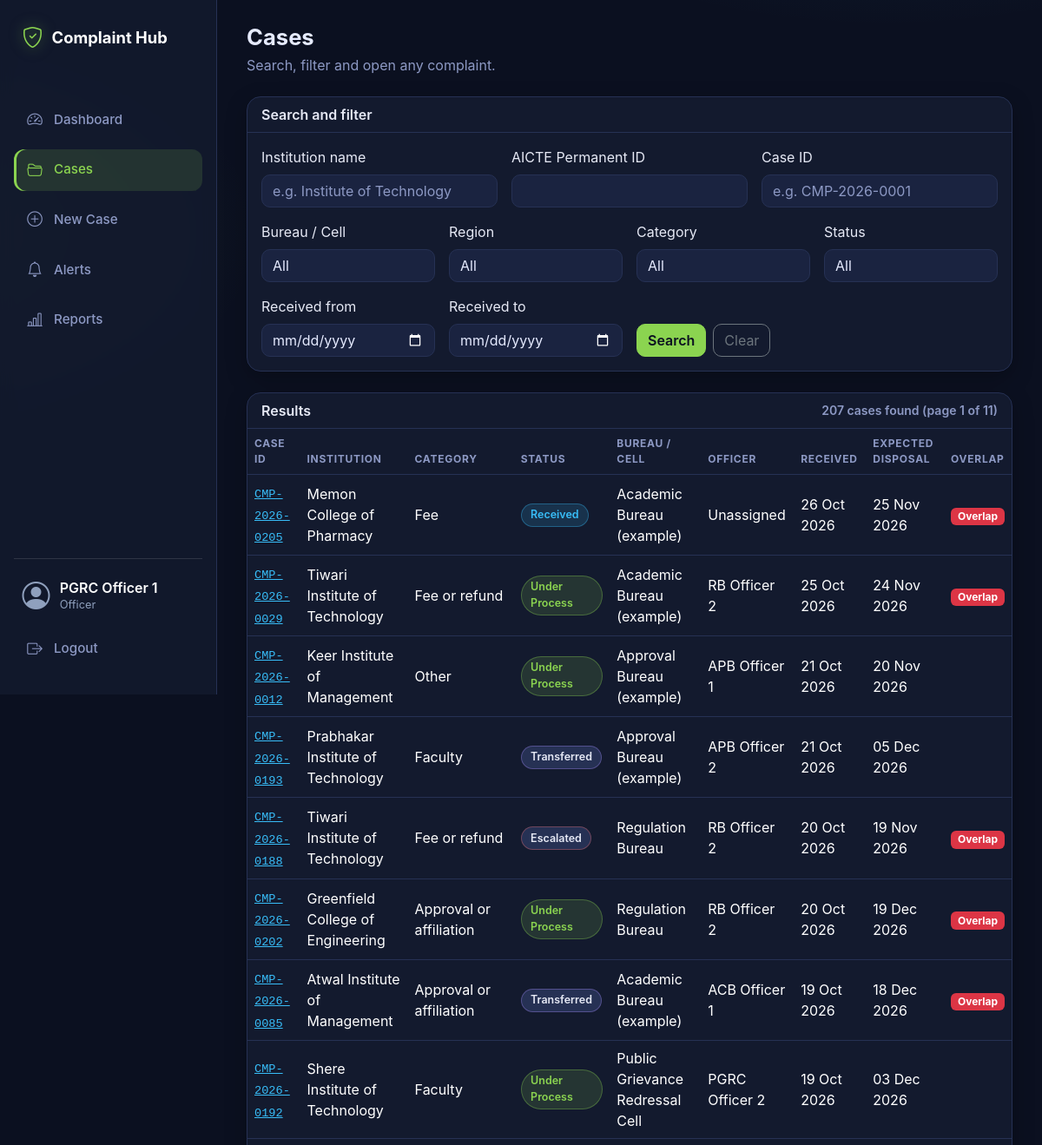
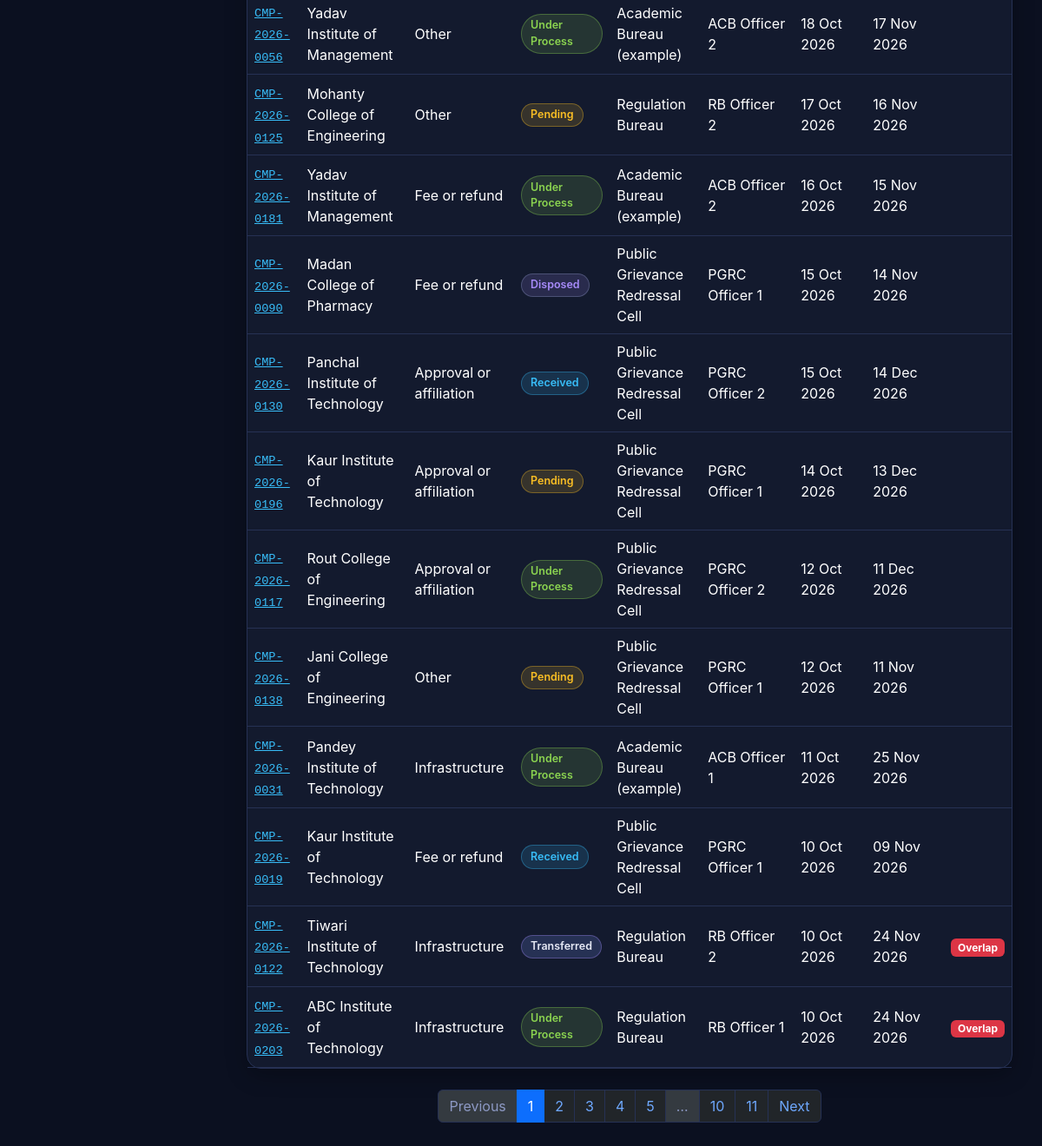
Page /cases (signed in) on the committed database (2 pictures, top to bottom).
### models.py (models this page shows)
class User(UserMixin, db.Model):
    __tablename__ = "users"
    id = db.Column(db.Integer, primary_key=True)
    name = db.Column(db.String(100), nullable=False)
    email = db.Column(db.String(120), unique=True, nullable=False)
    password_hash = db.Column(db.String(255), nullable=False)
    role = db.Column(db.String(30), nullable=False)  # admin, officer, regional, senior
    bureau_id = db.Column(db.Integer, db.ForeignKey("bureaus.id"))
    region = db.Column(db.String(50))
    bureau = db.relationship("Bureau")

class Case(db.Model):
    __tablename__ = "cases"
    id = db.Column(db.String(30), primary_key=True)  # e.g. CMP-2026-0001
    institution_id = db.Column(db.String(20), db.ForeignKey("institutions.id"), nullable=False)
    category = db.Column(db.String(60))
    description = db.Column(db.Text)
    received_on = db.Column(db.Date)
    status = db.Column(db.String(30), default="Received")
    current_bureau_id = db.Column(db.Integer, db.ForeignKey("bureaus.id"))
    assigned_officer_id = db.Column(db.Integer, db.ForeignKey("users.id"))
    last_action_summary = db.Column(db.String(200))
    last_action_on = db.Column(db.DateTime)
    next_action_required = db.Column(db.String(200))
    expected_disposal_on = db.Column(db.Date)
    is_escalated = db.Column(db.Boolean, default=False)
    overlap_flag = db.Column(db.Boolean, default=False)
    current_bureau = db.relationship("Bureau")
    officer = db.relationship("User")
    actions = db.relationship("CaseAction", backref="case", order_by="CaseAction.performed_at")

class Institution(db.Model):
    __tablename__ = "institutions"
    id = db.Column(db.String(20), primary_key=True)  # AICTE Permanent ID
    name = db.Column(db.String(200), nullable=False)
    city = db.Column(db.String(100))
    state = db.Column(db.String(100))
    region = db.Column(db.String(50))
    cases = db.relationship("Case", backref="institution")

class Bureau(db.Model):
    __tablename__ = "bureaus"
    id = db.Column(db.Integer, primary_key=True)
    code = db.Column(db.String(20), unique=True, nullable=False)
    name = db.Column(db.String(120), nullable=False)

### app.py (the view)
@app.route("/cases")
def cases():
    f = {
        "institution": request.args.get("institution", "").strip(),
        "institution_id": request.args.get("institution_id", "").strip(),
        "case_id": request.args.get("case_id", "").strip(),
        "bureau": request.args.get("bureau", "").strip(),
        "region": request.args.get("region", "").strip(),
        "category": request.args.get("category", "").strip(),
        "status": request.args.get("status", "").strip(),
        "date_from": request.args.get("date_from", "").strip(),
        "date_to": request.args.get("date_to", "").strip(),
    }
    page = request.args.get("page", 1, type=int)
    query = Case.query.join(Institution)
    if f["institution"]:
        query = query.filter(Institution.name.ilike(f"%{f['institution']}%"))
    if f["institution_id"]:
        query = query.filter(Institution.id.ilike(f"%{f['institution_id']}%"))
    if f["case_id"]:
        query = query.filter(Case.id.ilike(f"%{f['case_id']}%"))
    if f["bureau"].isdigit():
        query = query.filter(Case.current_bureau_id == int(f["bureau"]))
    if f["region"]:
        query = query.filter(Institution.region == f["region"])
    if f["category"]:
        query = query.filter(Case.category == f["category"])
    if f["status"]:
        query = query.filter(Case.status == f["status"])
    date_from = parse_date(f["date_from"])
    date_to = parse_date(f["date_to"])
    if date_from:
        query = query.filter(Case.received_on >= date_from)
    if date_to:
        query = query.filter(Case.received_on <= date_to)
    pagination = query.order_by(Case.received_on.desc(), Case.id).paginate(
        page=page, per_page=20, error_out=False
    )
    bureaus = Bureau.query.order_by(Bureau.name).all()
    regions = [
        row[0]
        for row in db.session.query(Institution.region)
        .filter(Institution.region.isnot(None))
        .distinct()
        .order_by(Institution.region)
    ]
    categories = [
        row[0]
        for row in db.session.query(Case.category)
        .filter(Case.category.isnot(None))
        .distinct()
        .order_by(Case.category)
    ]
    statuses = [
        row[0]
        for row in db.session.query(Case.status)
        .filter(Case.status.isnot(None))
        .distinct()
        .order_by(Case.status)
    ]
    active_filters = {key: value for key, value in f.items() if value}
    return render_template(
        "cases.html",
        pagination=pagination,
        f=f,
        active_filters=active_filters,
        bureaus=bureaus,
        regions=regions,
        categories=categories,
        statuses=statuses,
    )

### templates/cases.html (shortened to what this page needs)
{% extends "base.html" %}
{% block content %}
<div class="mb-4">
    <h1 class="page-title">Cases</h1>
    <p class="page-sub">Search, filter and open any complaint.</p>
</div>
<form method="GET" action="/cases" class="card mb-4">
    <div class="card-header">Search and filter</div>
    <div class="card-body">
        <div class="row g-3">
            <div class="col-md-4">
                <label class="form-label" for="institution">Institution name</label>
                <input type="text" class="form-control" id="institution" name="institution"
                       value="{{ f.institution }}" placeholder="e.g. Institute of Technology">
            </div>
            <div class="col-md-4">
                <label class="form-label" for="institution_id">AICTE Permanent ID</label>
                <input type="text" class="form-control" id="institution_id" name="institution_id"
                       value="{{ f.institution_id }}">
            </div>
            <div class="col-md-4">
                <label class="form-label" for="case_id">Case ID</label>
                <input type="text" class="form-control" id="case_id" name="case_id"
                       value="{{ f.case_id }}" placeholder="e.g. CMP-2026-0001">
            </div>
            <div class="col-md-3">
                <label class="form-label" for="bureau">Bureau / Cell</label>
                <select class="form-select" id="bureau" name="bureau">
                    <option value="">All</option>
                </select>
            </div>
            <div class="col-md-3">
                <label class="form-label" for="region">Region</label>
                <select class="form-select" id="region" name="region">
                    <option value="">All</option>
                </select>
            </div>
            <div class="col-md-3">
                <label class="form-label" for="category">Category</label>
                <select class="form-select" id="category" name="category">
                    <option value="">All</option>
                </select>
            </div>
            <div class="col-md-3">
                <label class="form-label" for="status">Status</label>
                <select class="form-select" id="status" name="status">
                    <option value="">All</option>
                </select>
            </div>
            <div class="col-md-3">
                <label class="form-label" for="date_from">Received from</label>
                <input type="date" class="form-control" id="date_from" name="date_from" value="{{ f.date_from }}">
            </div>
            <div class="col-md-3">
                <label class="form-label" for="date_to">Received to</label>
                <input type="date" class="form-control" id="date_to" name="date_to" value="{{ f.date_to }}">
            </div>
            <div class="col-md-6 d-flex align-items-end gap-2">
                <button type="submit" class="btn btn-primary">Search</button>
                <a href="/cases" class="btn btn-outline-secondary">Clear</a>
            </div>
        </div>
    </div>
</form>
<div class="card mb-4">
    <div class="card-header d-flex justify-content-between align-items-center flex-wrap gap-2">
        <span>Results</span>
        <span class="text-muted small">
            {{ pagination.total }} case{{ '' if pagination.total == 1 else 's' }} found
            {% if pagination.total > 0 %}
                (page {{ pagination.page }} of {{ pagination.pages }})
            {% endif %}
        </span>
    </div>
    <div class="table-responsive">
        <table class="table table-hover align-middle mb-0">
            <thead>
                <tr>
                    <th>Case ID</th>
                    <th>Institution</th>
                    <th>Category</th>
                    <th>Status</th>
                    <th>Bureau / Cell</th>
                    <th>Officer</th>
                    <th>Received</th>
                    <th>Expected disposal</th>
                    <th>Overlap</th>
                </tr>
            </thead>
            <tbody>
                {% for c in pagination.items %}
                <tr>
                    <td><a href="/cases/{{ c.id }}" class="mono">{{ c.id }}</a></td>
                    <td>{{ c.institution.name }}</td>
                    <td>{{ c.category or '-' }}</td>
                    <td>{% if c.status %}<span class="badge-status status-{{ c.status|lower|replace(' ', '-') }}">{{ c.status }}</span>{% else %}-{% endif %}</td>
                    <td>{{ c.current_bureau.name if c.current_bureau else '-' }}</td>
                    <td>{{ c.officer.name if c.officer else 'Unassigned' }}</td>
                    <td>{{ c.received_on.strftime('%d %b %Y') if c.received_on else '-' }}</td>
                    <td>{{ c.expected_disposal_on.strftime('%d %b %Y') if c.expected_disposal_on else '-' }}</td>
                    <td>
                        {% if c.overlap_flag %}
                        <span class="badge bg-danger">Overlap</span>
                        {% endif %}
                    </td>
                </tr>
                {% else %}
                <tr>
                    <td colspan="9" class="text-center text-muted py-4">No cases match your search.</td>
                </tr>
                {% endfor %}
            </tbody>
        </table>
    </div>
</div>
{% if pagination.pages > 1 %}
<nav class="mb-5">
    <ul class="pagination justify-content-center">
        <li class="page-item {% if not pagination.has_prev %}disabled{% endif %}">
            <a class="page-link"
               href="{{ url_for('cases', page=pagination.prev_num, **active_filters) if pagination.has_prev else '#' }}">Previous</a>
        </li>
        {% for p in pagination.iter_pages() %}
            {% if p %}
            <li class="page-item {% if p == pagination.page %}active{% endif %}">
                <a class="page-link" href="{{ url_for('cases', page=p, **active_filters) }}">{{ p }}</a>
            </li>
            {% else %}
            <li class="page-item disabled"><span class="page-link">&hellip;</span></li>
            {% endif %}
        {% endfor %}
        <li class="page-item {% if not pagination.has_next %}disabled{% endif %}">
            <a class="page-link"
               href="{{ url_for('cases', page=pagination.next_num, **active_filters) if pagination.has_next else '#' }}">Next</a>
        </li>
    </ul>
</nav>
{% endif %}
{% endblock %}

### templates/base.html (shortened to what this page needs)
<!DOCTYPE html>
<html lang="en" data-bs-theme="dark"><head>
    <link href="https://cdn.jsdelivr.net/npm/bootstrap@5.3.3/dist/css/bootstrap.min.css" rel="stylesheet">
    <link href="https://cdn.jsdelivr.net/npm/bootstrap-icons@1.11.3/font/bootstrap-icons.min.css" rel="stylesheet">
<link href="{{ url_for('static', filename='theme.css') }}" rel="stylesheet">
</head>
<body>
{% if current_user.is_authenticated %}
<div class="app-shell">
    <aside class="sidebar">
        <div class="sidebar-top">
            <div class="brand"><i class="bi bi-shield-check"></i> Complaint Hub</div>
        </div>
        <div class="collapse d-lg-flex sidebar-body" id="sidebarMenu">
            <nav class="side-nav">
                <a class="side-link {% if request.endpoint == 'dashboard' %}active{% endif %}"
                   href="{{ url_for('dashboard') }}"><i class="bi bi-speedometer2"></i> Dashboard</a>
                <a class="side-link {% if request.endpoint in ('cases', 'case_detail') %}active{% endif %}"
                   href="{{ url_for('cases') }}"><i class="bi bi-folder2-open"></i> Cases</a>
                <a class="side-link {% if request.endpoint == 'new_case' %}active{% endif %}"
                   href="{{ url_for('new_case') }}"><i class="bi bi-plus-circle"></i> New Case</a>
                <a class="side-link {% if request.endpoint == 'alerts' %}active{% endif %}"
                   href="{{ url_for('alerts') }}"><i class="bi bi-bell"></i> Alerts</a>
                <a class="side-link {% if request.endpoint == 'reports' %}active{% endif %}"
                   href="{{ url_for('reports') }}"><i class="bi bi-bar-chart-line"></i> Reports</a>
            </nav>
            <div class="side-footer">
                <div class="side-user">
                    <i class="bi bi-person-circle"></i>
                    <div>
                        <div class="name">{{ current_user.name }}</div>
                        <div class="role">{{ current_user.role or '' }}</div>
                    </div>
                </div>
                <a class="side-link" href="{{ url_for('logout') }}"><i class="bi bi-box-arrow-right"></i> Logout</a>
            </div>
        </div>
    </aside>
    <main class="main">
{% else %}
<div class="auth-shell">
    <main class="auth-main">
{% endif %}
        {% block content %}{% endblock %}
    </main>
</div>
</body>
</html>

### rows in the picture
User: name "PGRC Officer 1", role "Officer"
Case: id "CMP-2026-0205", institution.name "Memon College of Pharmacy", category "Fee", status "Received", current_bureau "Academic Bureau (example)", officer "Unassigned", received_on "26 Oct 2026", expected_disposal_on "25 Nov 2026", overlap_flag "Overlap"
Case: id "CMP-2026-0029", institution.name "Tiwari Institute of Technology", category "Fee or refund", status "Under Process", current_bureau "Academic Bureau (example)", officer "RB Officer 2", received_on "25 Oct 2026", expected_disposal_on "24 Nov 2026", overlap_flag "Overlap"
Case: id "CMP-2026-0012", institution.name "Keer Institute of Management", category "Other", status "Under Process", current_bureau "Approval Bureau (example)", officer "APB Officer 1", received_on "21 Oct 2026", expected_disposal_on "20 Nov 2026"
Case: id "CMP-2026-0193", institution.name "Prabhakar Institute of Technology", category "Faculty", status "Transferred", current_bureau "Approval Bureau (example)", officer "APB Officer 2", received_on "21 Oct 2026", expected_disposal_on "05 Dec 2026"
Case: id "CMP-2026-0188", institution.name "Tiwari Institute of Technology", category "Fee or refund", status "Escalated", current_bureau "Regulation Bureau", officer "RB Officer 2", received_on "20 Oct 2026", expected_disposal_on "19 Nov 2026", overlap_flag "Overlap"
Case: id "CMP-2026-0202", institution.name "Greenfield College of Engineering", category "Approval or affiliation", status "Under Process", current_bureau "Regulation Bureau", officer "RB Officer 2", received_on "20 Oct 2026", expected_disposal_on "19 Dec 2026", overlap_flag "Overlap"
Case: id "CMP-2026-0085", institution.name "Atwal Institute of Management", category "Approval or affiliation", status "Transferred", current_bureau "Academic Bureau (example)", officer "ACB Officer 1", received_on "19 Oct 2026", expected_disposal_on "18 Dec 2026", overlap_flag "Overlap"
Case: id "CMP-2026-0192", institution.name "Shere Institute of Technology", category "Faculty", status "Under Process", current_bureau "Public Grievance Redressal Cell", officer "PGRC Officer 2", received_on "19 Oct 2026", expected_disposal_on "03 Dec 2026"
Case: id "CMP-2026-0056", institution.name "Yadav Institute of Management", category "Other", status "Under Process", current_bureau "Academic Bureau (example)", officer "ACB Officer 2", received_on "18 Oct 2026", expected_disposal_on "17 Nov 2026"
Case: id "CMP-2026-0125", institution.name "Mohanty College of Engineering", category "Other", status "Pending", current_bureau "Regulation Bureau", officer "RB Officer 2", received_on "17 Oct 2026", expected_disposal_on "16 Nov 2026"
Case: id "CMP-2026-0181", institution.name "Yadav Institute of Management", category "Fee or refund", status "Under Process", current_bureau "Academic Bureau (example)", officer "ACB Officer 2", received_on "16 Oct 2026", expected_disposal_on "15 Nov 2026"
Case: id "CMP-2026-0090", institution.name "Madan College of Pharmacy", category "Fee or refund", status "Disposed", current_bureau "Public Grievance Redressal Cell", officer "PGRC Officer 1", received_on "15 Oct 2026", expected_disposal_on "14 Nov 2026"
Case: id "CMP-2026-0130", institution.name "Panchal Institute of Technology", category "Approval or affiliation", status "Received", current_bureau "Public Grievance Redressal Cell", officer "PGRC Officer 2", received_on "15 Oct 2026", expected_disposal_on "14 Dec 2026"
Case: id "CMP-2026-0196", institution.name "Kaur Institute of Technology", category "Approval or affiliation", status "Pending", current_bureau "Public Grievance Redressal Cell", officer "PGRC Officer 1", received_on "14 Oct 2026", expected_disposal_on "13 Dec 2026"
Case: id "CMP-2026-0117", institution.name "Rout College of Engineering", category "Approval or affiliation", status "Under Process", current_bureau "Public Grievance Redressal Cell", officer "PGRC Officer 2", received_on "12 Oct 2026", expected_disposal_on "11 Dec 2026"
Case: id "CMP-2026-0138", institution.name "Jani College of Engineering", category "Other", status "Pending", current_bureau "Public Grievance Redressal Cell", officer "PGRC Officer 1", received_on "12 Oct 2026", expected_disposal_on "11 Nov 2026"
Case: id "CMP-2026-0031", institution.name "Pandey Institute of Technology", category "Infrastructure", status "Under Process", current_bureau "Academic Bureau (example)", officer "ACB Officer 1", received_on "11 Oct 2026", expected_disposal_on "25 Nov 2026"
Case: id "CMP-2026-0019", institution.name "Kaur Institute of Technology", category "Fee or refund", status "Received", current_bureau "Public Grievance Redressal Cell", officer "PGRC Officer 1", received_on "10 Oct 2026", expected_disposal_on "09 Nov 2026"
Case: id "CMP-2026-0122", institution.name "Tiwari Institute of Technology", category "Infrastructure", status "Transferred", current_bureau "Regulation Bureau", officer "RB Officer 2", received_on "10 Oct 2026", expected_disposal_on "24 Nov 2026", overlap_flag "Overlap"
Case: id "CMP-2026-0203", institution.name "ABC Institute of Technology", category "Infrastructure", status "Under Process", current_bureau "Regulation Bureau", officer "RB Officer 1", received_on "10 Oct 2026", expected_disposal_on "24 Nov 2026", overlap_flag "Overlap"

### other values in the picture
{{ pagination.total }} "207"
{{ '' if pagination.total == 1 else 's' }} "s"
{{ pagination.page }} "1"
{{ pagination.pages }} "11"
{{ p }} "1" "2" "3" "4" "5" "10" "11"
